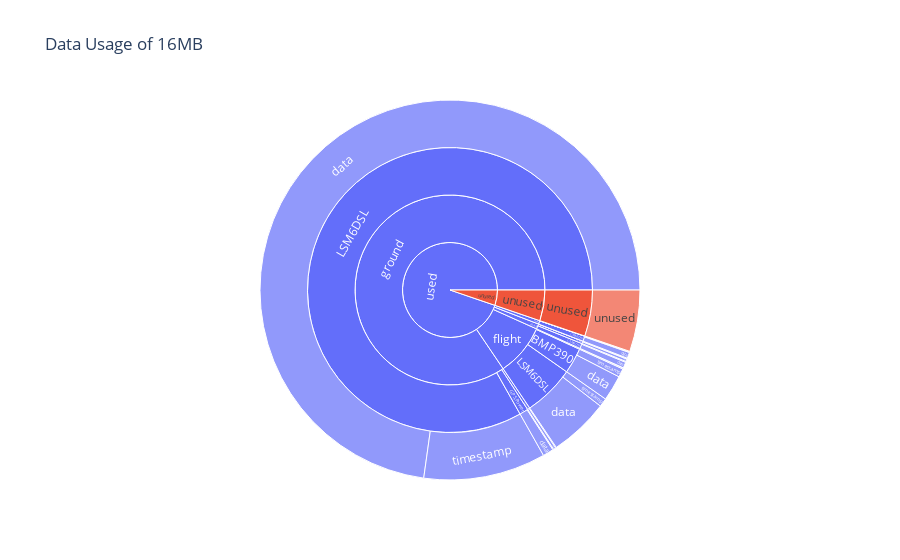

Write notebook code for a chart like this one.
### Code cell
fig = px.sunburst(with_unused.reset_index(), path=[
                  'usage','stage', 'group', 'part'], values='total', title=f"Data Usage of {int(flash_chip_size_bytes // 1024 // 1024)}MB")
fig.show()

### Figure 1 — Plotly figure (JSON) as saved in the notebook; plotly's stock layout.template omitted (floating-point values rounded to 4 significant figures)
{"data": [{"branchvalues": "total", "domain": {"x": [0, 1], "y": [0, 1]}, "hovertemplate": "labels=%{label}<br>total=%{value}<br>parent=%{parent}<br>id=%{id}<extra></extra>", "ids": ["used/boost/BMP390/data", "used/coast/BMP390/data", "used/flight/BMP390/data", "used/ground/BMP390/data", "used/boost/GPS,Power/data", "used/coast/GPS,Power/data", "used/flight/GPS,Power/data", "used/ground/GPS,Power/data", "used/boost/LSM6DSL/data", "used/coast/LSM6DSL/data", "used/flight/LSM6DSL/data", "used/ground/LSM6DSL/data", "used/boost/BMP390/timestamp", "used/coast/BMP390/timestamp", "used/flight/BMP390/timestamp", "used/ground/BMP390/timestamp", "used/boost/GPS,Power/timestamp", "used/coast/GPS,Power/timestamp", "used/flight/GPS,Power/timestamp", "used/ground/GPS,Power/timestamp", "used/boost/LSM6DSL/timestamp", "used/coast/LSM6DSL/timestamp", "used/flight/LSM6DSL/timestamp", "used/ground/LSM6DSL/timestamp", "unused/unused/unused/unused", "used/boost/BMP390", "used/coast/BMP390", "used/flight/BMP390", "used/ground/BMP390", "used/boost/GPS,Power", "used/coast/GPS,Power", "used/flight/GPS,Power", "used/ground/GPS,Power", "used/boost/LSM6DSL", "used/coast/LSM6DSL", "used/flight/LSM6DSL", "used/ground/LSM6DSL", "unused/unused/unused", "used/boost", "used/coast", "used/flight", "used/ground", "unused/unused", "unused", "used"], "labels": ["data", "data", "data", "data", "data", "data", "data", "data", "data", "data", "data", "data", "timestamp", "timestamp", "timestamp", "timestamp", "timestamp", "timestamp", "timestamp", "timestamp", "timestamp", "timestamp", "timestamp", "timestamp", "unused", "BMP390", "BMP390", "BMP390", "BMP390", "GPS,Power", "GPS,Power", "GPS,Power", "GPS,Power", "LSM6DSL", "LSM6DSL", "LSM6DSL", "LSM6DSL", "unused", "boost", "coast", "flight", "ground", "unused", "unused", "used"], "name": "", "parents": ["used/boost/BMP390", "used/coast/BMP390", "used/flight/BMP390", "used/ground/BMP390", "used/boost/GPS,Power", "used/coast/GPS,Power", "used/flight/GPS,Power", "used/ground/GPS,Power", "used/boost/LSM6DSL", "used/coast/LSM6DSL", "used/flight/LSM6DSL", "used/ground/LSM6DSL", "used/boost/BMP390", "used/coast/BMP390", "used/flight/BMP390", "used/ground/BMP390", "used/boost/GPS,Power", "used/coast/GPS,Power", "used/flight/GPS,Power", "used/ground/GPS,Power", "used/boost/LSM6DSL", "used/coast/LSM6DSL", "used/flight/LSM6DSL", "used/ground/LSM6DSL", "unused/unused/unused", "used/boost", "used/coast", "used/flight", "used/ground", "used/boost", "used/coast", "used/flight", "used/ground", "used/boost", "used/coast", "used/flight", "used/ground", "unused/unused", "used", "used", "used", "used", "unused", "", ""], "type": "sunburst", "values": [3600, 36000, 362400, 34560, 159, 1590, 16006, 152640, 84000, 84000, 845600, 12096000, 1200, 12000, 120800, 11520, 12, 120, 1208, 11520, 12000, 12000, 120800, 1728000, 869956, 4800, 48000, 483200, 46080, 171, 1710, 17214, 164160, 96000, 96000, 966400, 13824000, 869956, 100971, 145710, 1466814, 14034240, 869956, 869956, 15747735]}], "layout": {"legend": {"tracegroupgap": 0}, "title": {"text": "Data Usage of 16MB"}}}
